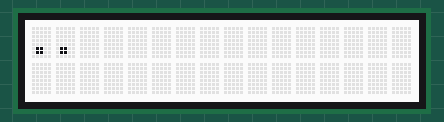
Recording of a sketch running on a simulated ESP8266 (NodeMCU). On the bench: 16×2 character LCD. WiFi joins after 1.5 s; servers stay silent unless stated; network time is answered at once with the bench clock; the local clock reads 2024-03-15 10:24:30 at power-on unless the sketch sets it; what the sketch prints to the serial monitor is not drawn.

Above: at 1.1 s.
At 1.6 s:
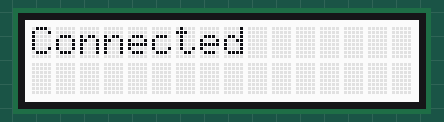
At 2.9 s:
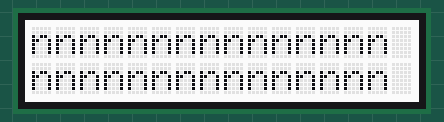

The sketch:

sketch_oct20a.ino
```cpp
#include <Wire.h>
#include "rgb_lcd.h"
#include <ESP8266WiFi.h>
#include <WiFiUdp.h>
#include <NTPClient.h>

rgb_lcd lcd;
//Connexion au réseau
const char *ssid = "Pctom";
const char *password = "12345678";

//Création du client réseau
WiFiUDP ntpUDP;
NTPClient timeClient(ntpUDP,"pool.ntp.org");

//Tableau Horaire des bus des ligne 44 et L7
struct Horaire {
  int heure;
  int minute;
};

Horaire bus44[] = {
  {6, 15}, {6, 24}, {6, 42}, {6, 56},
  {7, 12}, {7, 32}, {7, 47}, {7, 55},
  {8, 0},  {8, 20}, {8, 35}, {8, 55},
  {9, 14}, {9, 26}, {9, 40}, {9, 56},
  {10, 9}, {10, 26}, {10, 48}, {10, 57},
  {11, 15}, {11, 32}, {11, 48}, {11, 54},
  {12, 0}, {12, 20}, {12, 33}, {12, 57},
  {13, 9}, {13, 28}, {13, 37}, {13, 54},
  {14, 12}, {14, 28}, {14, 44}, {14, 50},
  {15, 0}, {15, 16}, {15, 33}, {15, 50},
  {16, 6}, {16, 22}, {16, 38}, {16, 55},
  {17, 6}, {17, 25}, {17, 41}, {17, 57},
  {18, 10}, {18, 27}, {18, 40}, {18, 53},
  {19, 8}, {19, 21}, {19, 35}, {19, 50},
  {20, 5}, {20, 23}, {20, 44}, {20, 50},
  {21, 6}, {21, 28}, {21, 50},
  {22, 17}, {22, 55},
  {23, 34},
  {0, 9}, {0, 46}
};
Horaire busL7[] = {
  {6, 3}, {6, 35}, {6, 50},
  {7, 16}, {7, 38}, {7, 51},
  {8, 6}, {8, 23}, {8, 42}, {8, 51},
  {9, 5}, {9, 18}, {9, 34}, {9, 49},
  {10, 2}, {10, 18}, {10, 29}, {10, 44},
  {11, 5}, {11, 18}, {11, 32}, {11, 46},
  {12, 1}, {12, 12}, {12, 31}, {12, 50},
  {13, 2}, {13, 23}, {13, 42}, {13, 57},
  {14, 12}, {14, 27}, {14, 42}, {14, 57},
  {15, 17}, {15, 37}, {15, 52}, {15, 57},
  {16, 7}, {16, 23}, {16, 38}, {16, 53},
  {17, 8}, {17, 25}, {17, 40}, {17, 53},
  {18, 8}, {18, 23}, {18, 37}, {18, 52},
  {19, 7}, {19, 22}, {19, 35}, {19, 50},
  {20, 4}, {20, 18}, {20, 33}, {20, 52},
  {21, 11}, {21, 41},
  {22, 11}, {22, 41},
  {23, 11}, {23, 41},
  {0, 9}, {0, 38}
};
const int nbbus44 = sizeof(bus44)/sizeof(bus44[0]);
const int nbbusL7 = sizeof(busL7)/sizeof(busL7[0]);

//On convertit toutes les heures en minutes pour faciliter les calculs
int conversion_min(const Horaire &h){
  return h.heure*60+ h.minute;
}

//Destinations:
String ps = "Paul-Sab";
String empalot ="Empalot";
String storens = "Saint-Orens";
String nombus44 ="44";
String nombusL7 ="L7";

int pos = 0;

int prochainBus(const Horaire h[], int nbbus) {
  timeClient.update();
  unsigned long epochTime = timeClient.getEpochTime();
  int currentHour = (epochTime % 86400L) / 3600;
  int currentMinute = (epochTime % 3600) / 60;
  int now = currentHour * 60 + currentMinute;
  for(int i = 0; i < nbbus;i++){
    int bustime = conversion_min(h[i]);
    if(bustime >= now){
      int diff = bustime - now;
      Serial.printf("\nprochain bus dans %d min",diff);
      return diff;
    }
  }
  return -1;
}

void setup() {
  Serial.begin(115200);

  lcd.begin(16, 2);  // Écran 16 colonnes, 2 lignes

  //Connect wifi
  WiFi.begin(ssid,password);
  while (WiFi.status() != WL_CONNECTED){
    delay(500);
    Serial.print(".");
    lcd.print(".");
    Serial.print(WiFi.status());
  }
  lcd.clear();
  Serial.println("\nWiFi connecté !");
  lcd.print("Connected");
  delay(1000);
  lcd.clear();
  //NTPClient
  timeClient.begin();
  timeClient.setTimeOffset(7200);
}

void loop() {
  timeClient.update();
  String formattedTime = timeClient.getFormattedTime().substring(0,5);

  String info1 = nombus44 + " " + ps + " " + String(prochainBus(bus44, nbbus44)) + "mn";
  String info2 = nombusL7 + " " + ps + " " + String(prochainBus(busL7, nbbusL7)) + "mn";
  String ligne1 = info1.substring(pos, pos + 16);
  String ligne2 = info2.substring(pos, pos + 16);
  lcd.setCursor(0,0);
  lcd.print(ligne1);
  lcd.setCursor(0,1);
  lcd.print(ligne2);
  delay(00);
  pos++;
  if (pos > max(info1.length(), info2.length()) - 16) {

    delay(5000);
    lcd.clear();
    pos = 0;
    lcd.setCursor(5,0);
    lcd.print(formattedTime);
    delay(3000);
    lcd.clear();
  }


  /*
  for (int i = 0; i < info1.length(); i++) {
    lcd.print(info1[i]);
    delay(700);
  }
   for (int i = 0; i < info2.length(); i++) {
    lcd.print(info2[i]);
    delay(700);
  }*/
  //lcd.printf("%s-%s %d min",nombus44,ps, prochainBus(bus44,nbbus44));delay(2000);
  //lcd.noAutoscroll();
  //lcd.setCursor(0,1);
  //lcd.autoscroll();
  //lcd.printf("%s - %s - %d min ;",nombusL7,ps, prochainBus(busL7,nbbusL7));delay(6000);
}
```

Measured:
- what the display in image 0 shows lasts 0.5 s, from 1.1 s to 1.6 s
- what the display in image 1 shows lasts 1.0 s, from 1.6 s to 2.6 s
